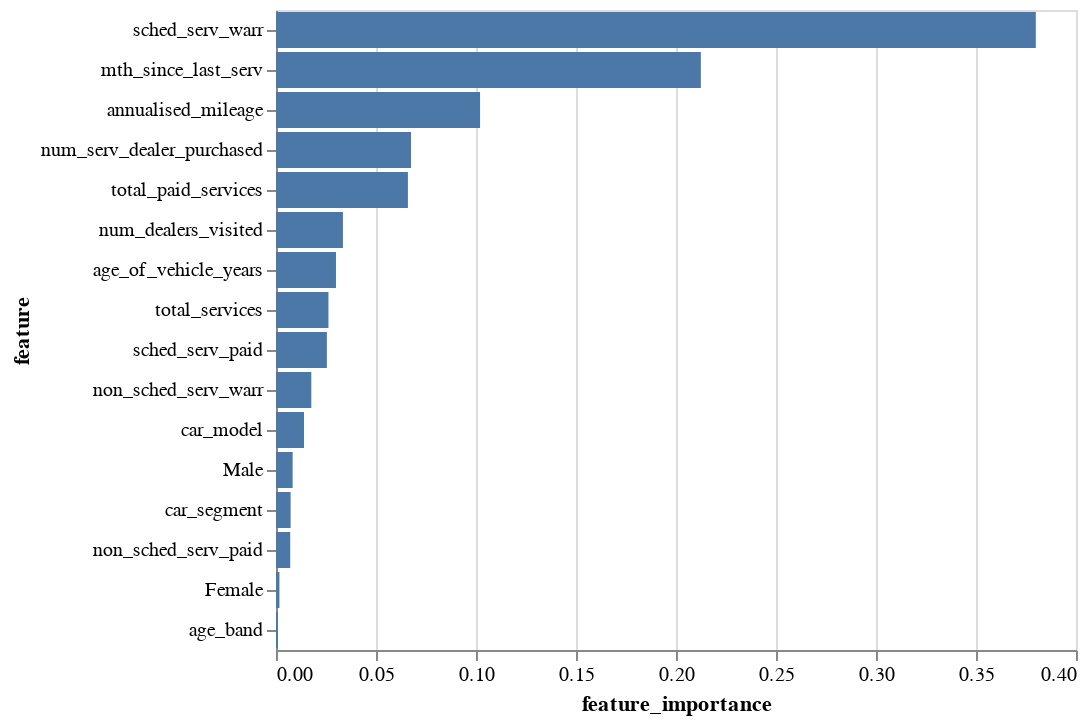

Here is the notebook cell this chart was saved with:
### Code cell
import altair as alt

alt.Chart(feat_imp_tree_2).mark_bar().encode(
    x='feature_importance',
    y=alt.Y("feature", sort='-x'),
    tooltip=['feature','feature_importance'])

### Figure 1 — Vega-Lite specification as saved in the notebook (floating-point values rounded to 4 significant figures)
{"config": {"view": {"continuousWidth": 400, "continuousHeight": 300}}, "data": {"name": "data-746dbaf1f71b54c2de944cf6fa202b31"}, "mark": "bar", "encoding": {"tooltip": [{"field": "feature", "type": "nominal"}, {"field": "feature_importance", "type": "quantitative"}], "x": {"field": "feature_importance", "type": "quantitative"}, "y": {"field": "feature", "sort": "-x", "type": "nominal"}}, "$schema": "https://vega.github.io/schema/vega-lite/v4.17.0.json", "datasets": {"data-746dbaf1f71b54c2de944cf6fa202b31": [{"feature": "sched_serv_warr", "feature_importance": 0.3799}, {"feature": "mth_since_last_serv", "feature_importance": 0.2124}, {"feature": "annualised_mileage", "feature_importance": 0.102}, {"feature": "num_serv_dealer_purchased", "feature_importance": 0.06752}, {"feature": "total_paid_services", "feature_importance": 0.06596}, {"feature": "num_dealers_visited", "feature_importance": 0.03347}, {"feature": "age_of_vehicle_years", "feature_importance": 0.02999}, {"feature": "total_services", "feature_importance": 0.02623}, {"feature": "sched_serv_paid", "feature_importance": 0.02543}, {"feature": "non_sched_serv_warr", "feature_importance": 0.01766}, {"feature": "car_model", "feature_importance": 0.01399}, {"feature": "Male", "feature_importance": 0.00832}, {"feature": "car_segment", "feature_importance": 0.007306}, {"feature": "non_sched_serv_paid", "feature_importance": 0.0071}, {"feature": "Female", "feature_importance": 0.001719}, {"feature": "age_band", "feature_importance": 0.0009481}]}}
